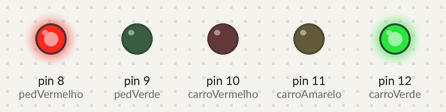
The sketch below on a simulated Arduino Uno, built with avr-gcc and run on an emulated ATmega328P. Parts: output pins drawn as LEDs (lit = HIGH).

Above: at 2.5 s.
At 6.5 s:
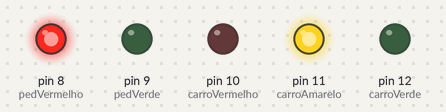
At 10.5 s:
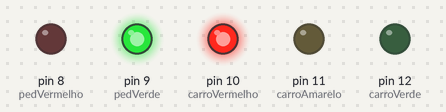
At 13.12 s:
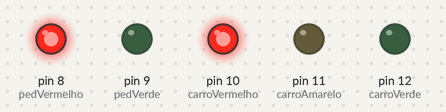
At 15.37 s:
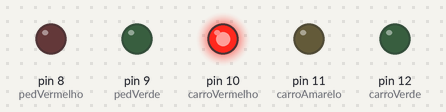
Timing chart, 0 to 20.2 s (numbered marks = the images above):
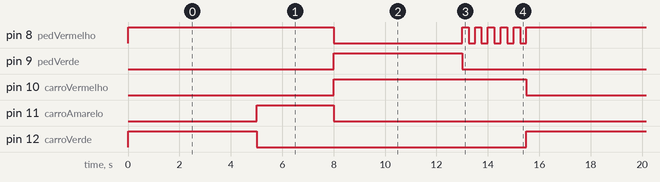

Measured:
- by itself, pin 8 (pedVermelho): repeats every 15.5 s: 5 × (HIGH 0.25 s, LOW 0.25 s), HIGH 8.0 s, LOW 5.0 s
- by itself, pin 9 (pedVerde), pin 12 (carroVerde): alternates HIGH for 5.0 s and LOW for 10.5 s
- by itself, pin 10 (carroVermelho): alternates HIGH for 7.5 s and LOW for 8.0 s
- by itself, pin 11 (carroAmarelo): alternates HIGH for 3.0 s and LOW for 12.5 s

The sketch:

Projeto4Semaforo.ino
```cpp
// PROJETO 4: Semáforo de Carros e Pedestres
// Autor: Augusto Queiroz
// --- Mapeamento dos Pinos ---
int pedVerde = 9;       // Pino para o LED Verde do pedestre
int pedVermelho = 8;    // Pino para o LED Vermelho do pedestre
int carroVerde = 12;    // Pino para o LED Verde dos carros
int carroAmarelo = 11;  // Pino para o LED Amarelo dos carros
int carroVermelho = 10; // Pino para o LED Vermelho dos carros

// --- Função de Configuração (setup) ---
void setup()
{
    // Configura todos os pinos dos LEDs como SAÍDA.
    pinMode(pedVerde, OUTPUT);
    pinMode(pedVermelho, OUTPUT);
    pinMode(carroVerde, OUTPUT);
    pinMode(carroAmarelo, OUTPUT);
    pinMode(carroVermelho, OUTPUT);

    // Define o estado inicial do semáforo:
    // Verde para carros, Vermelho para pedestres.
    digitalWrite(carroVerde, HIGH);
    digitalWrite(pedVermelho, HIGH);
}

// --- Laço Principal (loop) ---
void loop()
{
    // ETAPA 1: Carros passam, pedestres esperam (5 segundos)
    digitalWrite(carroVerde, HIGH);
    digitalWrite(pedVermelho, HIGH);
    delay(5000);

    // ETAPA 2: Sinal amarelo para carros (3 segundos)
    digitalWrite(carroVerde, LOW);
    digitalWrite(carroAmarelo, HIGH);
    delay(3000);

    // ETAPA 3: Carros parados, pedestres passam (5 segundos)
    digitalWrite(carroAmarelo, LOW);
    digitalWrite(carroVermelho, HIGH);
    digitalWrite(pedVermelho, LOW);
    digitalWrite(pedVerde, HIGH);
    delay(5000);

    // ETAPA 4: Alerta para pedestres (pisca 5 vezes)
    digitalWrite(pedVerde, LOW);
    for (int x = 0; x < 5; x++)
    {
        digitalWrite(pedVermelho, HIGH);
        delay(250);
        digitalWrite(pedVermelho, LOW);
        delay(250);
    }

    // Apaga o vermelho do carro para recomeçar o ciclo.
    digitalWrite(carroVermelho, LOW);
}
```
